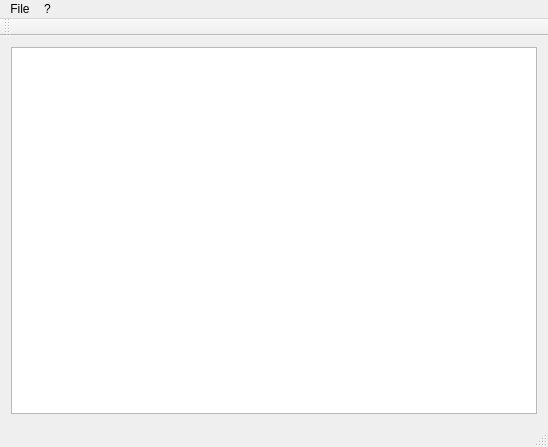
<?xml version="1.0" encoding="UTF-8"?>
<ui version="4.0">
 <class>MainWindow</class>
 <widget class="QMainWindow" name="MainWindow">
  <property name="geometry">
   <rect>
    <x>0</x>
    <y>0</y>
    <width>548</width>
    <height>447</height>
   </rect>
  </property>
  <property name="windowTitle">
   <string>Visual LDD</string>
  </property>
  <property name="windowIcon">
   <iconset resource="resources.qrc">
    <normaloff>:/icons/AppIcon</normaloff>:/icons/AppIcon</iconset>
  </property>
  <widget class="QWidget" name="centralWidget">
   <layout class="QVBoxLayout" name="verticalLayout">
    <item>
     <widget class="QTreeView" name="treeView"/>
    </item>
   </layout>
  </widget>
  <widget class="QMenuBar" name="menuBar">
   <property name="geometry">
    <rect>
     <x>0</x>
     <y>0</y>
     <width>548</width>
     <height>18</height>
    </rect>
   </property>
   <widget class="QMenu" name="menuFile">
    <property name="title">
     <string>File</string>
    </property>
    <addaction name="actionLoad"/>
    <addaction name="actionClose"/>
   </widget>
   <widget class="QMenu" name="menu">
    <property name="title">
     <string>?</string>
    </property>
    <addaction name="actionAbout"/>
   </widget>
   <addaction name="menuFile"/>
   <addaction name="menu"/>
  </widget>
  <widget class="QToolBar" name="mainToolBar">
   <attribute name="toolBarArea">
    <enum>TopToolBarArea</enum>
   </attribute>
   <attribute name="toolBarBreak">
    <bool>false</bool>
   </attribute>
  </widget>
  <widget class="QStatusBar" name="statusBar"/>
  <action name="actionLoad">
   <property name="text">
    <string>Load binary</string>
   </property>
   <property name="shortcut">
    <string>Ctrl+O</string>
   </property>
  </action>
  <action name="actionClose">
   <property name="text">
    <string>Close</string>
   </property>
  </action>
  <action name="actionAbout">
   <property name="text">
    <string>About</string>
   </property>
  </action>
 </widget>
 <layoutdefault spacing="6" margin="11"/>
 <resources>
  <include location="resources.qrc"/>
 </resources>
 <connections>
  <connection>
   <sender>actionLoad</sender>
   <signal>activated()</signal>
   <receiver>MainWindow</receiver>
   <slot>fileOpen()</slot>
   <hints>
    <hint type="sourcelabel">
     <x>-1</x>
     <y>-1</y>
    </hint>
    <hint type="destinationlabel">
     <x>223</x>
     <y>157</y>
    </hint>
   </hints>
  </connection>
  <connection>
   <sender>actionClose</sender>
   <signal>activated()</signal>
   <receiver>MainWindow</receiver>
   <slot>close()</slot>
   <hints>
    <hint type="sourcelabel">
     <x>-1</x>
     <y>-1</y>
    </hint>
    <hint type="destinationlabel">
     <x>273</x>
     <y>223</y>
    </hint>
   </hints>
  </connection>
  <connection>
   <sender>actionAbout</sender>
   <signal>activated()</signal>
   <receiver>MainWindow</receiver>
   <slot>showAboutBox()</slot>
   <hints>
    <hint type="sourcelabel">
     <x>-1</x>
     <y>-1</y>
    </hint>
    <hint type="destinationlabel">
     <x>273</x>
     <y>223</y>
    </hint>
   </hints>
  </connection>
 </connections>
</ui>
